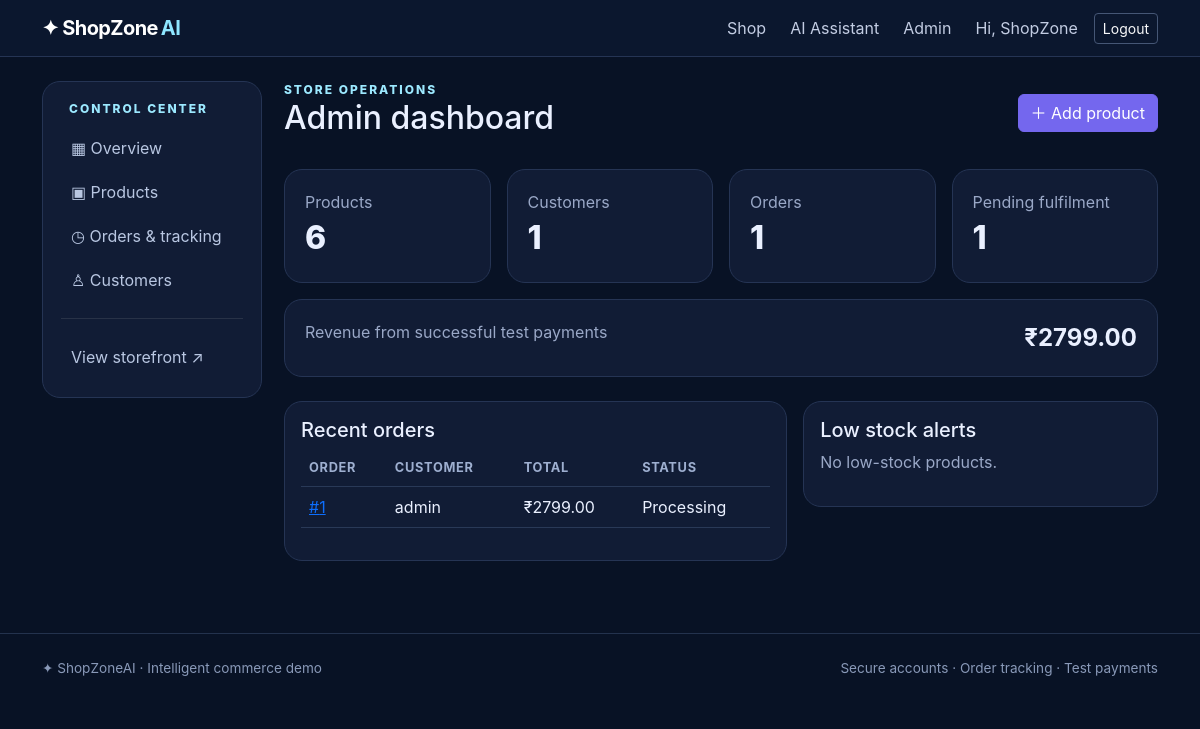
The page /admin (signed in) on the database its author committed.
### app.py (models this page shows)
class User(db.Model):
    id = db.Column(db.Integer, primary_key=True)
    name = db.Column(db.String(90), nullable=False)
    email = db.Column(db.String(140), unique=True, nullable=False, index=True)
    phone = db.Column(db.String(25))
    password_hash = db.Column(db.String(255), nullable=False)
    role = db.Column(db.String(15), default='user', nullable=False)
    active = db.Column(db.Boolean, default=True)
    created_at = db.Column(db.DateTime, default=datetime.utcnow)

class Order(db.Model):
    id = db.Column(db.Integer, primary_key=True)
    user_id = db.Column(db.Integer, db.ForeignKey('user.id'), nullable=False)
    status = db.Column(db.String(25), default='Placed')
    payment_method = db.Column(db.String(30), default='Razorpay (Test)')
    payment_status = db.Column(db.String(25), default='Pending')
    payment_id = db.Column(db.String(100), default='')
    subtotal = db.Column(db.Numeric(12,2), default=0)
    shipping = db.Column(db.Numeric(12,2), default=0)
    total = db.Column(db.Numeric(12,2), default=0)
    address = db.Column(db.Text, nullable=False)
    created_at = db.Column(db.DateTime, default=datetime.utcnow)
    customer = db.relationship('User')
    items = db.relationship('OrderItem', cascade='all, delete-orphan', backref='order')

### app.py (the view)
@app.route('/admin')
@admin_required
def admin_dashboard():
    stats={'products':Product.query.count(),'users':User.query.filter_by(role='user').count(),
           'orders':Order.query.count(),'revenue':db.session.query(db.func.coalesce(db.func.sum(Order.total),0)).filter_by(payment_status='Paid').scalar(),
           'pending':Order.query.filter(Order.status.in_(['Placed','Processing'])).count()}
    recent=Order.query.order_by(Order.created_at.desc()).limit(7).all()
    low=Product.query.filter(Product.stock<=5,Product.active==True).order_by(Product.stock.asc()).limit(6).all()
    return render_template('admin/dashboard.html',stats=stats,recent=recent,low=low)

### app.py (called while the page is built)
def current_user():
    uid = session.get('user_id')
    return db.session.get(User, uid) if uid else None

@app.context_processor
def inject_globals():
    u = current_user()
    count = CartItem.query.filter_by(user_id=u.id).count() if u and u.role == 'user' else 0
    return {'current_user':u, 'cart_count':count, 'currency':os.getenv('CURRENCY','INR')}

def login_required(role=None):
    def deco(fn):
        @wraps(fn)
        def wrapper(*args, **kwargs):
            u=current_user()
            if not u or not u.active:
                session.clear(); flash('Please sign in to continue.','warning')
                return redirect(url_for('login', next=request.path))
            if role and u.role != role: abort(403)
            return fn(*args, **kwargs)
        return wrapper
    return deco

### templates/admin/dashboard.html
{% extends 'admin/base_admin.html' %}{% block title %}Admin dashboard · ShopZoneAI{% endblock %}{% block admin_content %}<div class="d-flex justify-content-between align-items-center mb-4"><div><div class="eyebrow">Store operations</div><h1 class="h2">Admin dashboard</h1></div><a class="btn btn-primary" href="{{ url_for('product_new') }}">＋ Add product</a></div><div class="row g-3 mb-4">{% for label,value in [('Products',stats.products),('Customers',stats.users),('Orders',stats.orders),('Pending fulfilment',stats.pending)] %}<div class="col-6 col-xl-3"><div class="stat-card"><div class="muted">{{ label }}</div><div class="stat-number">{{ value }}</div></div></div>{% endfor %}<div class="col-12"><div class="stat-card d-flex justify-content-between"><span class="muted">Revenue from successful test payments</span><b class="fs-4">₹{{ '%.2f'|format(stats.revenue) }}</b></div></div></div><div class="row g-3"><div class="col-xl-7"><div class="panel p-3"><h5>Recent orders</h5><div class="table-responsive"><table class="table"><thead><tr><th>Order</th><th>Customer</th><th>Total</th><th>Status</th></tr></thead><tbody>{% for o in recent %}<tr><td><a href="{{ url_for('admin_order_detail',oid=o.id) }}">#{{ o.id }}</a></td><td>{{ o.customer.name }}</td><td>₹{{ '%.2f'|format(o.total) }}</td><td>{{ o.status }}</td></tr>{% else %}<tr><td colspan="4">No orders yet.</td></tr>{% endfor %}</tbody></table></div></div></div><div class="col-xl-5"><div class="panel p-3"><h5>Low stock alerts</h5>{% for p in low %}<div class="d-flex justify-content-between py-2 border-bottom border-secondary"><span>{{ p.name }}</span><b class="text-warning">{{ p.stock }} left</b></div>{% else %}<p class="muted">No low-stock products.</p>{% endfor %}</div></div></div>{% endblock %}

### templates/base.html (shortened to what this page needs)
<!doctype html><html lang="en"><head><meta charset="utf-8"><meta name="viewport" content="width=device-width, initial-scale=1">
<link href="https://cdn.jsdelivr.net/npm/bootstrap@5.3.3/dist/css/bootstrap.min.css" rel="stylesheet">
<link href="{{ url_for('static',filename='style.css') }}" rel="stylesheet"></head><body>
<nav class="navbar navbar-expand-lg navbar-dark nav-glass sticky-top"><div class="container">
<a class="navbar-brand fw-bold" href="{{ url_for('home') }}">✦ ShopZone<span class="brand-ai">AI</span></a>
<div class="collapse navbar-collapse" id="nav"><ul class="navbar-nav ms-auto align-items-lg-center gap-lg-2">
<li><a class="nav-link" href="{{ url_for('products') }}">Shop</a></li><li><a class="nav-link" href="{{ url_for('assistant') }}">AI Assistant</a></li>
{% if current_user and current_user.role=='admin' %}<li><a class="nav-link" href="{{ url_for('admin_dashboard') }}">Admin</a></li>{% endif %}
{% if current_user %}<li class="nav-item"><span class="nav-link small text-info">Hi, {{ current_user.name.split()[0] }}</span></li><li><a class="btn btn-sm btn-outline-light" href="{{ url_for('logout') }}">Logout</a></li>
{% else %}<li><a class="nav-link" href="{{ url_for('login') }}">Login</a></li><li><a class="btn btn-sm btn-primary px-3" href="{{ url_for('register') }}">Create account</a></li>{% endif %}
</ul></div></div></nav>
<main class="container py-4">{% block content %}{% endblock %}</main>
<footer class="footer mt-5"><div class="container py-4 d-flex flex-wrap justify-content-between gap-2"><span>✦ ShopZoneAI · Intelligent commerce demo</span><span>Secure accounts · Order tracking · Test payments</span></div></footer>
<script src="https://cdn.jsdelivr.net/npm/bootstrap@5.3.3/dist/js/bootstrap.bundle.min.js"></script></body></html>

### static/style.css (style rules this page uses)
:root { --ink:#eaf0ff;--muted:#9aa8c7;--panel:#111c35;--line:#253454;--accent:#8b7cff }
* { box-sizing:border-box }
body { background:#081225;color:var(--ink);min-height:100vh;font-family:Inter,ui-sans-serif,system-ui,-apple-system,"Segoe UI",sans-serif }
.nav-glass { background:#0c1830ed;border-bottom:1px solid #253454;backdrop-filter:blur(18px) }
.navbar-brand { letter-spacing:-.6px }
.brand-ai { color:#8ee6ff;margin-left:3px }
.nav-link { color:#c3cde3!important }
.eyebrow { color:#9ce9ff;text-transform:uppercase;letter-spacing:2px;font-size:.75rem;font-weight:800 }
.muted { color:var(--muted) }
.panel,.product-card,.stat-card,.admin-side { background:var(--panel);border:1px solid var(--line);border-radius:18px }
.btn-primary { background:#7467ee;border-color:#7467ee }
.btn-outline-light { border-color:#455675 }
.table { --bs-table-bg:transparent;--bs-table-color:#eaf0ff;--bs-table-border-color:#293957 }
.table thead th { color:#9eafd0;font-size:.8rem;text-transform:uppercase;letter-spacing:.7px }
.footer { border-top:1px solid #23324d;color:#8999b8;font-size:.85rem }
.stat-card { padding:20px }
.stat-number { font-size:2rem;font-weight:800 }

### rows shown on the page
User: name "ShopZone"
Order: id "1", customer.name "admin", total "2799.00", status "Processing"

### other values the page prints
{{ label }} "Products" "Customers" "Orders" "Pending fulfilment"
{{ value }} "6" "1" "1" "1"
{{ '%.2f'|format(stats.revenue) }} "2799.00"
